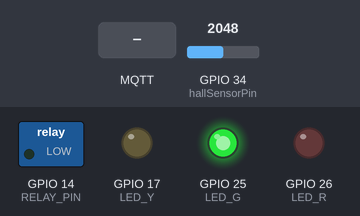
Bench run of a sketch on a simulated ESP32. Parts: switched loads named in the sketch (green lamp = pin HIGH), output pins drawn as LEDs (lit = HIGH). Inputs (shaded band) come from the test bench; at power-on: GPIO 34 (hallSensorPin) = 2048. WiFi joins after 1.5 s; servers stay silent unless stated; no MQTT or app messages arrive unless stated; what the sketch prints to the serial monitor is not drawn.

Above: at 2.7 s.
2.8 s: MQTT message "1" arrives on the first subscribed topic
At 4.0 s:
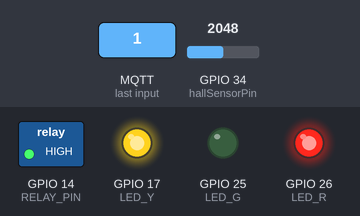
At 7.1 s:
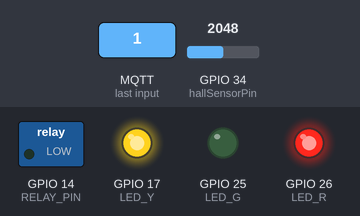
8.8 s: MQTT message "1" arrives on the first subscribed topic
10.3 s: GPIO 34 (hallSensorPin) set to 2153
13.3 s: GPIO 34 (hallSensorPin) set to 2264
At 15.7 s:
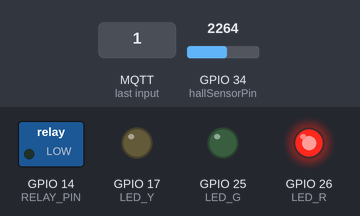
Timing chart, 0 to 17.2 s (numbered marks = the images above; inputs shaded):
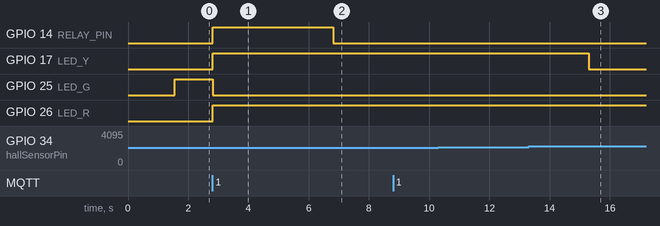

Measured:
- the behaviour switches between 2200 and 2201 on GPIO 34 (hallSensorPin) (found by bisection; images 2 and 3)
- after the input at 2.8 s, GPIO 14 (RELAY_PIN): LOW → HIGH at once, → LOW 4.0 s later; GPIO 17 (LED_Y), GPIO 26 (LED_R): LOW → HIGH at once; GPIO 25 (LED_G): HIGH → LOW at once
- after the input at 13.3 s, GPIO 17 (LED_Y): HIGH → LOW after 2.0 s

The sketch:

lockerNo2.ino
```cpp
#include <WiFi.h>
#include <PubSubClient.h>

#define APP_WIFI_SSID  "God_AP"
#define APP_WIFI_PASS  "God123456"

#define APP_MQTT_SERVER  "192.168.0.104"
#define APP_MQTT_PORT    1883

#define RELAY_PIN 14 // ESP32 pin GPIO16, which connects to the solenoid lock via the relay
#define LED_R 26
#define LED_G 25
#define LED_Y 17

int countOpen = 0;
const int hallSensorPin = 34;  // Replace with the actual GPIO pin connected to the Hall sensor
unsigned long period = 3000;
unsigned long last_time = 0;
int buzzerPin = 18;
int alarm_time = 15*1000;
unsigned long startTime;
unsigned long alarmStartTime = 0;
unsigned long alarmDuration = 15 * 1000; // 7 seconds in milliseconds
unsigned long doorStartTime = 0;
unsigned long doorDuration = 4 * 1000;
int hallThreshold = 2200;
int doorTriggered = 0;
static bool hallTriggered = true;
static bool alarmTriggered = false;

int Hall_Value = 0;

String wifiMac;
WiFiClient wifiClient;
PubSubClient mqttClient(wifiClient);

int LockerNo = 2;
char statusVariable[50];
const char* mqttTopic = "";

void setupWiFi() {
    Serial.println("Connecting to " + String(APP_WIFI_SSID) + " ...");

    WiFi.mode(WIFI_STA);
    WiFi.begin(APP_WIFI_SSID, APP_WIFI_PASS);

    if (WiFi.waitForConnectResult() == WL_CONNECTED) {
        wifiMac = WiFi.macAddress();
        wifiMac.replace(":", "");
        wifiMac.toLowerCase();

        Serial.println("Wi-Fi connected, IP address: " + WiFi.localIP().toString());
    }
    else {
        Serial.println("Failed to connect to the Wi-Fi network, restarting...");
        delay(2000);
        ESP.restart();
    }
}

void setupMqttClient() {
    mqttClient.setServer(APP_MQTT_SERVER, APP_MQTT_PORT);
    mqttClient.setCallback(callback);

    Serial.println("Connecting to MQTT broker " + String(APP_MQTT_SERVER) + ":" + String(APP_MQTT_PORT));

    while(!mqttClient.connected()) {
        if (mqttClient.connect("lockerno2")) {
            String ledCommandTopic = "device/+/Locker/"+String(LockerNo)+"/status";

            Serial.println("Connected to MQTT broker");
            Serial.println("Locker Number"+String(LockerNo)+"Subscribing to command topic: " + ledCommandTopic);

            mqttClient.subscribe(ledCommandTopic.c_str());
        }
        else {
            Serial.println("Failed to connect to MQTT broker, retrying in 5 seconds...");
            delay(5000);
        }
    }
}

void callback(char* topic, byte* payload, unsigned int length) {
  // Handle incoming messages on the subscribed topic
    payload[length] = '\0';  // Null-terminate the payload
    strcpy(statusVariable, (char*)payload);
    Serial.println("Received message on topic " + String(topic) + ": " + String(statusVariable));

}

void sendCloseLockerStatus(){
    String LockerStatusTopic = "device/246f28f2f29c/Locker/" + String(LockerNo) + "/status";
    String LockerStateStr = "0";
    mqttClient.publish(LockerStatusTopic.c_str(), LockerStateStr.c_str());
}

void play_Incorrect_sound() {
    tone(buzzerPin,330);  // E4
    delay(200);
    noTone(buzzerPin);
}

void setup() {
    // initialize digital pin  as an output.
    Serial.begin(115200);
    pinMode(RELAY_PIN, OUTPUT);
    pinMode(hallSensorPin, INPUT);
    pinMode(LED_R, OUTPUT);
    pinMode(LED_Y, OUTPUT);
    pinMode(LED_G, OUTPUT);
    setupWiFi();
    setupMqttClient();
    sendCloseLockerStatus();
    digitalWrite(LED_G, HIGH);


}

// the loop function runs over and over again forever
void loop() {
    mqttClient.loop();
    static long alarmStartTime = 0;

    int sensorValue = analogRead(hallSensorPin);
    Serial.print("Hall Sensor Value: ");
    Serial.println(sensorValue);
    // Serial.println(doorTriggered);

    if(String(statusVariable)=="1"){

        // if(countOpen==1){
        //     alarmStartTime = millis();
        //     doorStartTime = millis();
        //     alarmTriggered = true;
        //     delay(2000);
        // }

        Serial.println("Pass");


        if(doorTriggered == 0){
            digitalWrite(RELAY_PIN, HIGH);
            Serial.println("Open Locker");
            doorTriggered = 1;
            countOpen += 1;
        }
        if(!alarmTriggered){
            alarmStartTime = millis();
            doorStartTime = millis();
            alarmTriggered = true;
        }
        if (millis() - alarmStartTime > alarmDuration) {
            play_Incorrect_sound();  // Play the incorrect sound for  15 seconds

        }
        if (millis() - doorStartTime > doorDuration){
            Serial.println("Lock on");
            digitalWrite(RELAY_PIN, LOW);
            hallTriggered = false;


        }

        digitalWrite(LED_R,HIGH);
        digitalWrite(LED_G,LOW);
        // Serial.println("Open Locker");
        digitalWrite(LED_Y,HIGH);


    }if(hallTriggered == false){
        if(sensorValue > hallThreshold){
                delay(2000);

                hallTriggered = true;
                doorTriggered = 0;
                alarmTriggered = false;
                Serial.println("Close Locker");
                sendCloseLockerStatus();
                digitalWrite(LED_Y, LOW);
                strcpy(statusVariable, "0");


                if(countOpen==2){
                    Serial.println("CountOpen:2");
                    delay(2000);
                    digitalWrite(RELAY_PIN, LOW);
                    digitalWrite(LED_R,LOW);
                    digitalWrite(LED_G,HIGH);
                    countOpen = 0;
                }
            }
    }


}
```
